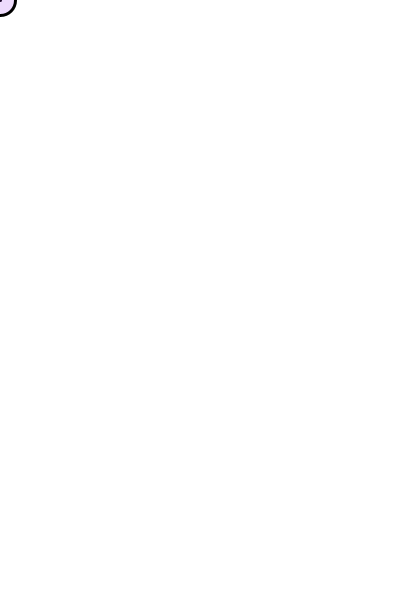
Frame 1 (no input)
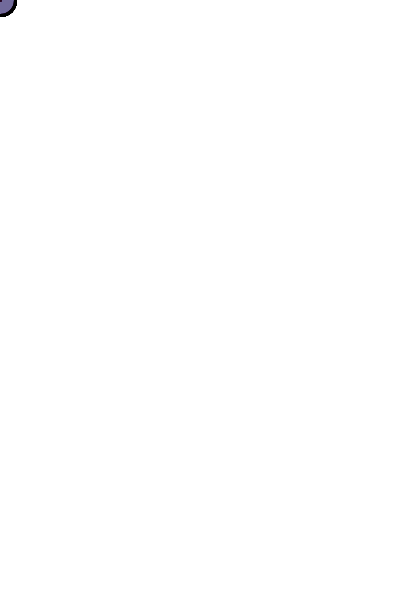
Frame 60 (the mouse pressed at the canvas centre just before this capture)
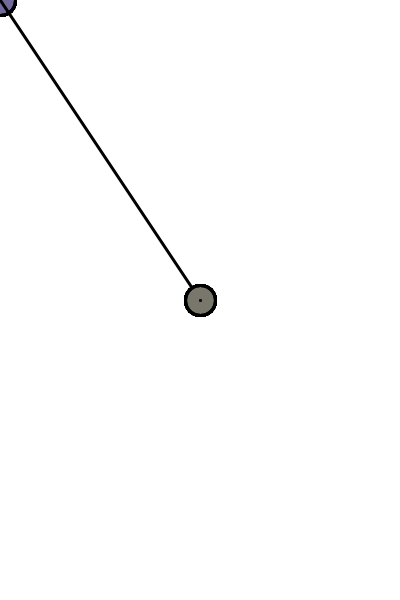
Frame 120 (the mouse held since frame 60 and released just before this capture)

The Processing sketch that drew these frames (run headless with seeded random() and noise(); from frame 60 on, the mouse is pressed at the canvas centre):

// Processing sketch: processing_98504
// ── processing_98504.pde

void setup()
{
  size( 400, 600 );
  background( 255, 255, 255);
  smooth();
  frameRate(10);
}

void draw()
{
  strokeWeight(3);
  fill( random(255), random(255), random(255), 50 );
  line( pmouseX, pmouseY, mouseX, mouseY );
  ellipse( mouseX, mouseY, 30, 30 );

}
